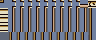

Tiled map render using the project's own tile images. Description and the whole map definition, tile-layer contents included, below:
An orthogonal 12x5 tile map with 8x8 px tiles, 1 tile layer (Tile Layer 1).

<map version="1.10" tiledversion="1.11.2" orientation="orthogonal" renderorder="right-down" width="12" height="5" tilewidth="8" tileheight="8" infinite="0" nextlayerid="2" nextobjectid="1">
 <tileset firstgid="1" name="MenuTiles" tilewidth="8" tileheight="8" tilecount="128" columns="16">
  <image source="../../Image/Png/MenuTiles.png" width="128" height="64" />
 </tileset>
 <layer id="1" name="Tile Layer 1" width="12" height="5">
  <data encoding="csv">
34,35,35,35,35,35,35,35,35,35,18,38,
39,41,41,41,41,41,41,41,41,41,41,43,
39,41,41,41,41,41,41,41,41,41,41,43,
39,41,41,41,41,41,41,41,41,41,41,43,
59,60,60,60,60,60,60,60,60,60,60,64
</data>
 </layer>
</map>
